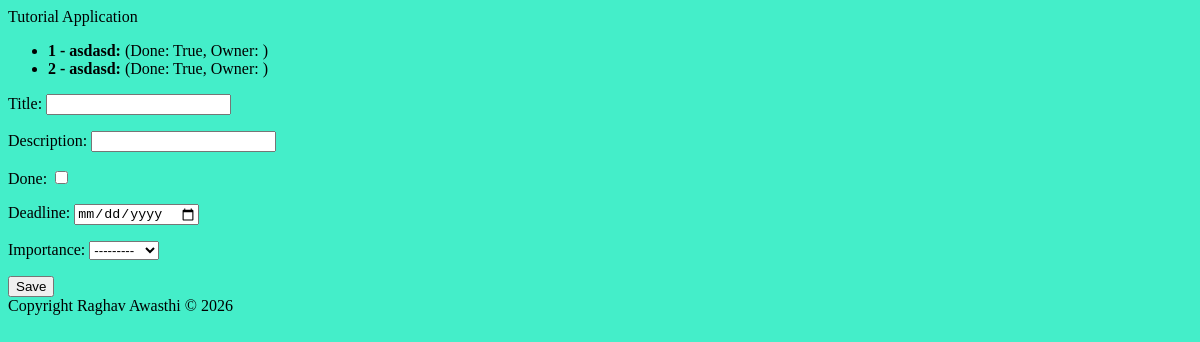
The page /todos on the database as committed earlier.
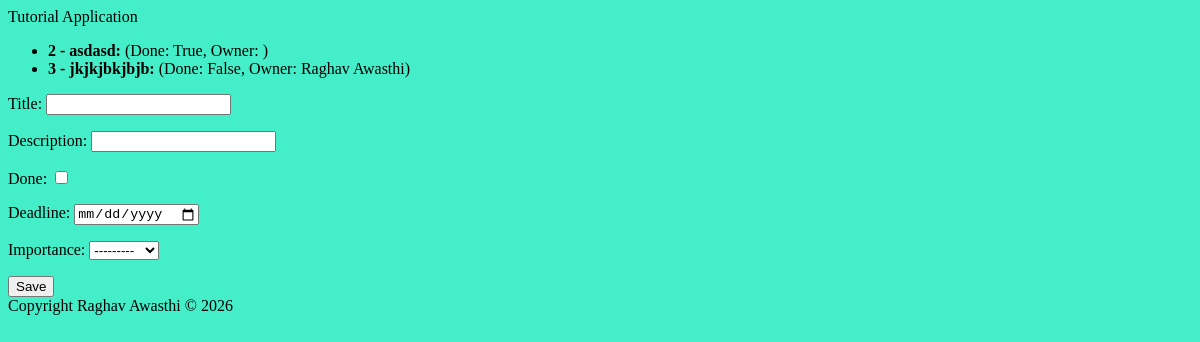
The same page on the database as committed later.
### todos/models.py (models this page shows, shortened)
class Todo(models.Model):
    title = models.CharField(max_length=100)
    description = models.CharField(max_length=500)
    done = models.BooleanField(default=False)
    deadline = models.DateField(null=True, blank=True)
    importance = models.CharField(
        choices=ImportanceChoices.choices, null=True, blank=True
    )
    owner = models.ForeignKey(
        Person, on_delete=models.CASCADE, related_name="todos", blank=True, null=True
    )

class Person(models.Model):
    name = models.CharField(max_length=100)
    age = models.IntegerField()

### todos/views.py (the view)
# urls.py: path("todos", views.todos_view, name="todos"),
def todos_view(request):
    if request.method == "POST":
        form = TodoForm(request.POST)
        if form.is_valid():
            form.save()
            return HttpResponse("Todo Successfully Created!")
    else:
        form = TodoForm()
        todos = Todo.objects.all()
        return render(request, "todos/todos.html", {"form": form, "todos": todos})

### todos/forms.py
class TodoForm(forms.ModelForm):
    class Meta:
        model = Todo
        fields = ["title", "description", "done", "deadline", "importance"]
        widgets = {
            "deadline": forms.DateInput(attrs={"type": "date"}),
        }

### todos/templates/todos/todos.html
{% extends 'todos/base.html' %} {% block title %}Todos{% endblock %}
{%block content %}
<ul>
  {% for todo in todos %}
  <li><b>{{ todo.id }} - {{ todo.title }}:</b> (Done: {{todo.done}}, Owner: {{todo.owner.name}})</li>
  {% endfor %}
</ul>
<form method="post">
  {% csrf_token %} {{ form.as_p }}
  <button type="submit">Save</button>
</form>
{% endblock %}

### todos/templates/todos/base.html (shortened to what this page needs)
<!doctype html>
<html lang="en">
    <head>
        {% load static %}
        <link rel="stylesheet" href="{% static 'css/styles.css' %}" />
    </head>
    <body>
        <header>Tutorial Application</header>
        <main>{% block content %} {% endblock %}</main>
        <footer>Copyright Raghav Awasthi &copy; 2026</footer>
    </body>
</html>

### static/css/styles.css (style rules this page uses)
body { background: #44eec9; }

Rows that differ between the two databases and show on the page:
removed Todo: id "1", title "asdasd", done "True"
added Todo: id "3", title "jkjkjbkjbjb", done "False", owner.name "Raghav Awasthi"
